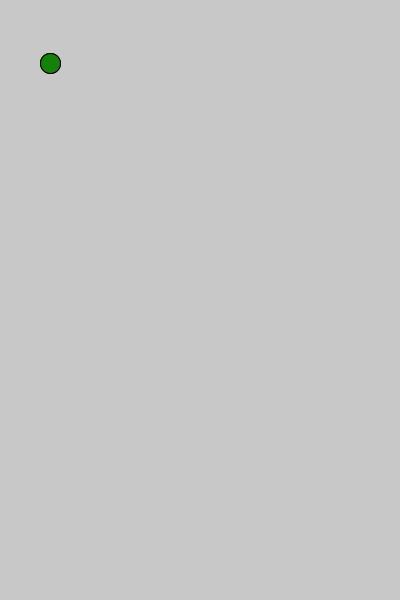
Frame 1 (no input)
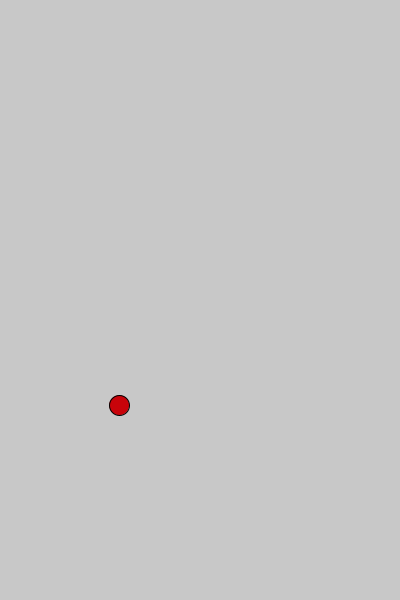
Frame 60 (the mouse pressed at the canvas centre just before this capture)
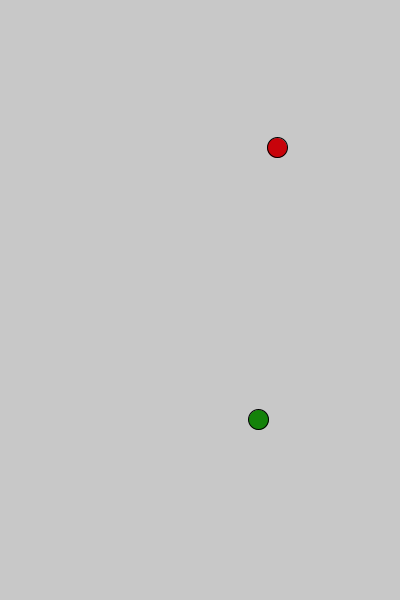
Frame 120 (the mouse held since frame 60 and released just before this capture)

The Processing sketch that drew these frames (run headless with seeded random() and noise(); from frame 60 on, the mouse is pressed at the canvas centre):

// Processing sketch: processing_116394
// ── processing_116394.pde

int numberTacos;
GravityBall paco;
GravityBall maria;
void setup() {
  size(400, 600);
  paco = new GravityBall( color(200, 3, 10) );
  maria = new GravityBall( color(20, 130, 10) );
  maria.gravity = .3;
}
void draw() {
  background(200);
  paco.display();
  paco.move();
  maria.display();
  maria.move();
}
class GravityBall {
  float x;
  float x_speed;
  float y;
  float y_speed;
  float gravity;
  color fill_color;

  GravityBall(color temp_color) {
    x = 50;
    y = 63;
    y_speed = 0;
    x_speed = random(-4, 4);
    gravity = .2;
    fill_color = temp_color;
  }
  void display() {
    fill(fill_color);
    ellipse(x, y, 20, 20);
  }
  void move() {
    y += y_speed;
    y_speed += gravity;

    x += x_speed;
    if (y >= height) {
      y = 40;
      y_speed = -2;
      x = random(width);
      x_speed = random(-4, 4);
    }
  }
}
